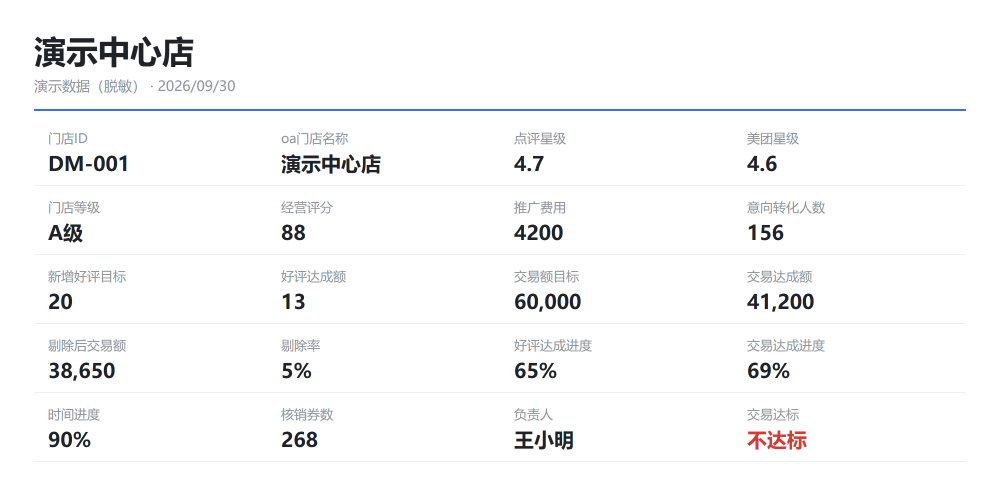
#> input picture demo/assets/DM-001.png, 2000 x 976 px (shown at 1/2 size); its folder holds only this picture in this run
$ python render_demo.py
#> lines starting #> are read from the running program, lines starting #| are printed output that depends on the picture
# -*- coding: utf-8 -*-
"""render_demo.py — 程序化渲染 3 分钟脱敏演示视频（1920x1080, 12fps, 180s）。

用真实 card.py 产出的脱敏卡片 + 拟真运行日志，逐帧渲染为 H.264 MP4。
用法:
    python render_demo.py --preview   # 抽样帧到 preview/ 供检查
    python render_demo.py --render    # 完整渲染到 out/
"""
import argparse
import math
import sys
from pathlib import Path

import numpy as np
from PIL import Image, ImageDraw, ImageFont

ROOT = Path(__file__).resolve().parent
ASSETS = ROOT / "assets"
PREVIEW = ROOT / "preview"
OUT = ROOT / "out"

W, H = 1920, 1080
FPS = 12
DUR = 113.0
FADE = 0.4

F_REG = "C:/Windows/Fonts/msyh.ttc"
F_BOLD = "C:/Windows/Fonts/msyhbd.ttc"
F_LIGHT = "C:/Windows/Fonts/msyhl.ttc"
F_MONO = "C:/Windows/Fonts/consola.ttf"

BG = (11, 15, 20)
PANEL = (22, 27, 34)
PANEL2 = (28, 33, 40)
BORDER = (48, 54, 61)
FG = (230, 237, 243)
MUTED = (139, 148, 158)
DIM = (96, 104, 115)
BLUE = (64, 120, 255)
GREEN = (63, 185, 80)
RED = (248, 81, 73)
YELLOW = (212, 160, 23)
BLACK = (0, 0, 0)

_STORES = [
    ("DM-001", "演示中心店", "王小明"),
    ("DM-002", "演示广场店", "李华"),
    ("DM-003", "演示社区店", "张伟"),
    ("DM-004", "演示新区店", "刘洋"),
    ("DM-005", "演示湖畔店", "陈静"),
    ("DM-006", "演示老街店", "赵磊"),
]
_STORE_NAME = {s[0]: s[1] for s in _STORES}

_fc = {}


# [13 lines left out: function font, not called in this run]


def ease(x):
    x = max(0.0, min(1.0, x))
    return 1 - (1 - x) ** 3


def bg_image():
    img = Image.new("RGB", (W, H), BG)
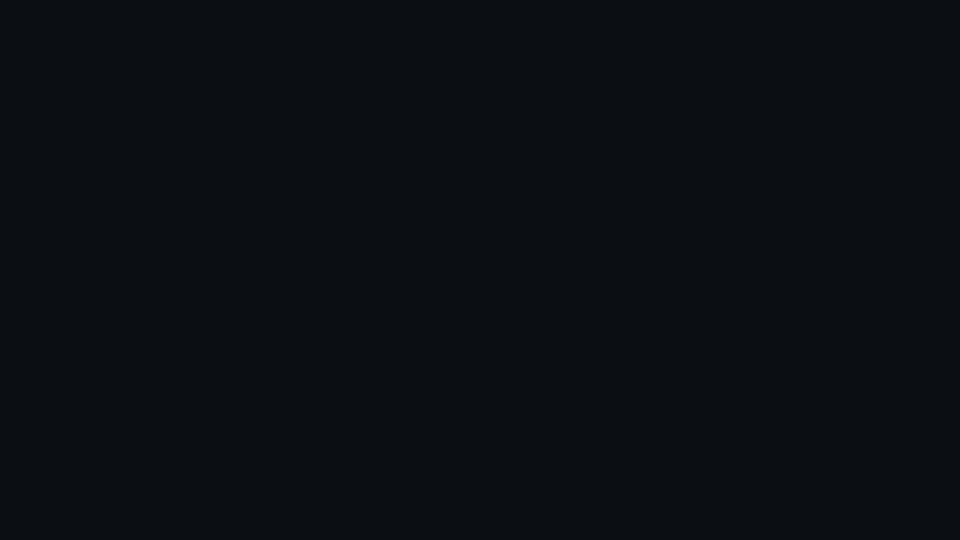
#> img: PIL image 1920x1080 RGB (shown at 1/2 size); mean R, G, B 11, 15, 20
    d = ImageDraw.Draw(img)
    for y in range(H):
        k = y / H
        c = (int(13 - 4 * k), int(18 - 5 * k), int(24 - 6 * k))
        d.line([(0, y), (W, y)], fill=c)
    ov = Image.new("RGBA", (W, H), (0, 0, 0, 0))
#> ov: PIL image 1920x1080 RGBA; every value is 0
    do = ImageDraw.Draw(ov)
    do.ellipse((-400, -500, 1100, 500), fill=(64, 120, 255, 18))
    do.ellipse((1300, 700, 2400, 1500), fill=(64, 120, 255, 10))
    return Image.alpha_composite(img.convert("RGBA"), ov).convert("RGB")


BGIMG = None


# [22 lines left out: functions draw_text, draw_text_rgba, not called in this run]


def panel(d, box, r=16, fill=PANEL, outline=None, width=1):
    d.rounded_rectangle(box, radius=r, fill=fill, outline=outline, width=width)


# [169 lines left out: functions wrap_cjk, check_mark, scene_title, watermark, scene0, scene1 and 1 more, not called in this run]


LOG = [
    (0.3, "head", "目标字段=跟进截图  本批=30  待处理=214  跳过=87\n当前优先级=T1 直营店·不达标", None),
    (1.5, "fg", "[1/30] 开始: 演示中心店 -> 王小明", "DM-001"),
    (2.2, "fg", "卡片已生成: DM-001.png", None),
    (2.9, "fg", "已打开会话: 王小明 (演示中心店)", None),
    (3.6, "ok", "文字已发送", None),
    (4.4, "ok", "图片已发送", None),
    (5.1, "mut", "会话截图: shots/chat/0930/演示中心店.png", None),
    (5.8, "blue", "已上传到 跟进截图", None),
    (6.4, "mut", "已清理本地图片 4 个（飞书已保留）", None),
    (7.2, "fg", "[2/30] 开始: 演示广场店 -> 李华", "DM-002"),
    (7.9, "fg", "卡片已生成: DM-002.png", None),
    (8.6, "fg", "已打开会话: 李华 (演示广场店)", None),
    (9.3, "ok", "文字已发送", None),
    (10.1, "ok", "图片已发送", None),
    (10.8, "mut", "会话截图: shots/chat/0930/演示广场店.png", None),
    (11.5, "blue", "已上传到 跟进截图", None),
    (12.1, "mut", "已清理本地图片 4 个（飞书已保留）", None),
    (12.9, "fg", "[3/30] 开始: 演示社区店 -> 张伟", "DM-003"),
    (13.6, "fg", "卡片已生成: DM-003.png", None),
    (14.3, "fg", "已打开会话: 张伟 (演示社区店)", None),
    (15.0, "ok", "文字已发送", None),
    (15.8, "ok", "图片已发送", None),
    (16.5, "mut", "会话截图: shots/chat/0930/演示社区店.png", None),
    (17.2, "blue", "已上传到 跟进截图", None),
    (17.8, "mut", "已清理本地图片 4 个（飞书已保留）", None),
    (18.6, "fg", "[4/30] 开始: 演示新区店 -> 刘洋", "DM-004"),
    (19.3, "fg", "卡片已生成: DM-004.png", None),
    (20.0, "fg", "已打开会话: 刘洋 (演示新区店)", None),
    (20.6, "ok", "文字已发送", None),
    (21.0, "warn", "[暂停键] 已暂停（Ctrl+Z 继续）", None),
    (22.5, "warn", "已暂停：演示新区店 未完成，恢复后将重试", None),
    (24.0, "warn", "[暂停键] 已恢复运行（Ctrl+Z 可再次暂停）", None),
    (24.6, "fg", "[4/30] 开始: 演示新区店 -> 刘洋", "DM-004"),
    (25.2, "fg", "卡片已生成: DM-004.png", None),
    (25.8, "fg", "已打开会话: 刘洋 (演示新区店)", None),
    (26.4, "warn", "检测到文字已发送标记，跳过重发文字", None),
    (27.1, "ok", "图片已发送", None),
    (27.7, "mut", "会话截图: shots/chat/0930/演示新区店.png", None),
    (28.3, "blue", "已上传到 跟进截图", None),
    (28.9, "mut", "已清理本地图片 4 个（飞书已保留）", None),
    (29.7, "fg", "[5/30] 开始: 演示湖畔店 -> 陈静", "DM-005"),
    (30.4, "fg", "卡片已生成: DM-005.png", None),
    (31.0, "fg", "已打开会话: 陈静 (演示湖畔店)", None),
    (31.6, "ok", "文字已发送", None),
    (32.3, "ok", "图片已发送", None),
    (32.9, "mut", "会话截图: shots/chat/0930/演示湖畔店.png", None),
    (33.5, "blue", "已上传到 跟进截图", None),
    (34.1, "mut", "已清理本地图片 4 个（飞书已保留）", None),
    (34.9, "fg", "[6/30] 开始: 演示老街店 -> 赵磊", "DM-006"),
    (35.6, "fg", "卡片已生成: DM-006.png", None),
    (36.3, "err", "失败: 演示老街店 -> 通讯录未搜到门店部门 (OCR为空)", None),
    (38.0, "mut", "失败门店已隔离并保留证据，不影响批次继续", None),
    (39.5, "mut", "（演示节选 · 实际将循环执行至本批 30 家完成）", None),
]

LOG_COLOR = {
    "head": FG, "fg": FG, "mut": MUTED, "ok": GREEN,
    "blue": BLUE, "warn": YELLOW, "err": RED,
}


# [225 lines left out: functions scene3, scene4, scene5, scene6, not called in this run]


SCENES = [
    (0, 7, scene0),
    (7, 19, scene1),
    (19, 32, scene2),
    (32, 82, scene3),
    (82, 95, scene4),
    (95, 107, scene5),
    (107, 113, scene6),
]

_card_cache = {}


def load_cards():
    for sid, name, mgr in _STORES:
        p = ASSETS / f"{sid}.png"
        if p.exists():
            _card_cache[sid] = Image.open(p).convert("RGB")


# [54 lines left out: functions locate, render_frame, preview, render, not called in this run]


def main():
    ap = argparse.ArgumentParser()
    ap.add_argument("--preview", action="store_true")
    ap.add_argument("--render", action="store_true")
    args = ap.parse_args()
    global BGIMG
    BGIMG = bg_image()
    load_cards()
    if args.preview:
        preview([3, 14, 28, 40, 62, 78, 88, 92, 100, 104, 110])
    if args.render:
        render()
    if not args.preview and not args.render:
        print("use --preview or --render")


if __name__ == "__main__":
    main()
